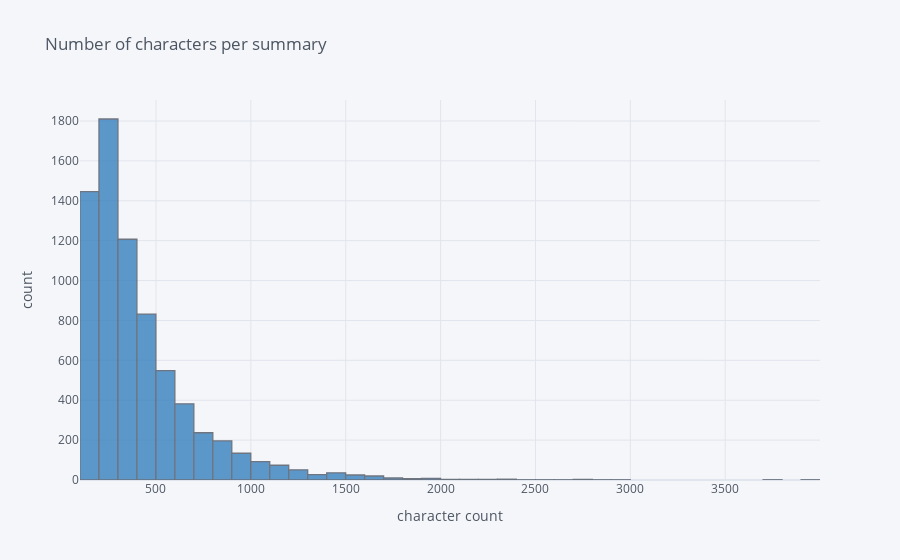
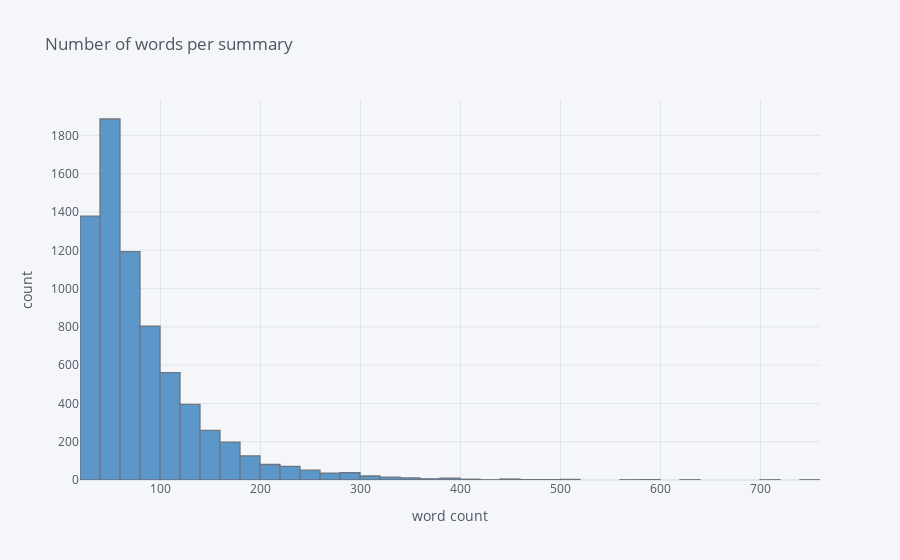
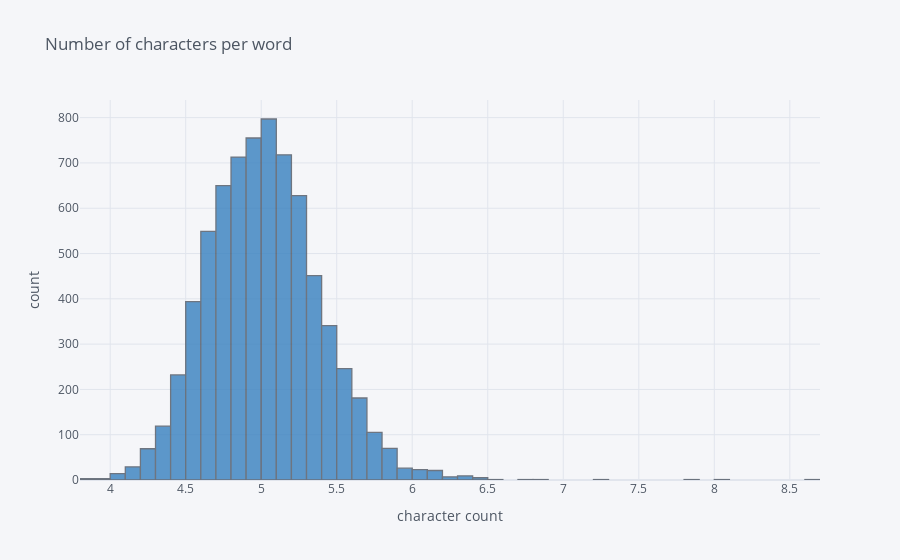

The cell these charts' notebook holds for them, in order:
### Markdown cell above
### Analysing "summaries_train" data

### Code cell
#!pip install plotly
#!pip install nbformat --upgrade
#!pip install plotly cufflinks
import cufflinks as cf
cf.go_offline()

summaries_train_df['text'].str.len().iplot(
    kind='hist',
    bins=60,
    xTitle='character count',
    yTitle='count',
    title='Number of characters per summary',
    color='blue')

summaries_train_df['text_tokenized'].apply(len).iplot(
    kind='hist',
    bins=60,
    xTitle='word count',
    yTitle='count',
    title='Number of words per summary',
    color='blue')

(summaries_train_df['text'].str.len()/summaries_train_df['text_tokenized'].apply(len)).iplot(
    kind='hist',
    bins=60,
    xTitle='character count',
    yTitle='count',
    title='Number of characters per word',
    color='blue')

### Figure 1 — Plotly figure (JSON) as saved in the notebook; plotly's stock layout.template omitted (floating-point values rounded to 4 significant figures; data arrays with more than 128 entries replaced by an {"elided": "..."} marker saying what was removed)
{"data": [{"histfunc": "count", "histnorm": "", "marker": {"color": "rgba(55, 128, 191, 1.0)", "line": {"color": "#4D5663", "width": 1.3}}, "name": "text", "nbinsx": 60, "opacity": 0.8, "orientation": "v", "type": "histogram", "x": {"elided": "7165 int values"}}], "layout": {"barmode": "overlay", "legend": {"bgcolor": "#F5F6F9", "font": {"color": "#4D5663"}}, "paper_bgcolor": "#F5F6F9", "plot_bgcolor": "#F5F6F9", "title": {"font": {"color": "#4D5663"}, "text": "Number of characters per summary"}, "xaxis": {"gridcolor": "#E1E5ED", "showgrid": true, "tickfont": {"color": "#4D5663"}, "title": {"font": {"color": "#4D5663"}, "text": "character count"}, "zerolinecolor": "#E1E5ED"}, "yaxis": {"gridcolor": "#E1E5ED", "showgrid": true, "tickfont": {"color": "#4D5663"}, "title": {"font": {"color": "#4D5663"}, "text": "count"}, "zerolinecolor": "#E1E5ED"}}}

### Figure 2 — Plotly figure (JSON) as saved in the notebook; plotly's stock layout.template omitted (floating-point values rounded to 4 significant figures; data arrays with more than 128 entries replaced by an {"elided": "..."} marker saying what was removed)
{"data": [{"histfunc": "count", "histnorm": "", "marker": {"color": "rgba(55, 128, 191, 1.0)", "line": {"color": "#4D5663", "width": 1.3}}, "name": "text_tokenized", "nbinsx": 60, "opacity": 0.8, "orientation": "v", "type": "histogram", "x": {"elided": "7165 int values"}}], "layout": {"barmode": "overlay", "legend": {"bgcolor": "#F5F6F9", "font": {"color": "#4D5663"}}, "paper_bgcolor": "#F5F6F9", "plot_bgcolor": "#F5F6F9", "title": {"font": {"color": "#4D5663"}, "text": "Number of words per summary"}, "xaxis": {"gridcolor": "#E1E5ED", "showgrid": true, "tickfont": {"color": "#4D5663"}, "title": {"font": {"color": "#4D5663"}, "text": "word count"}, "zerolinecolor": "#E1E5ED"}, "yaxis": {"gridcolor": "#E1E5ED", "showgrid": true, "tickfont": {"color": "#4D5663"}, "title": {"font": {"color": "#4D5663"}, "text": "count"}, "zerolinecolor": "#E1E5ED"}}}

### Figure 3 — Plotly figure (JSON) as saved in the notebook; plotly's stock layout.template omitted (floating-point values rounded to 4 significant figures; data arrays with more than 128 entries replaced by an {"elided": "..."} marker saying what was removed)
{"data": [{"histfunc": "count", "histnorm": "", "marker": {"color": "rgba(55, 128, 191, 1.0)", "line": {"color": "#4D5663", "width": 1.3}}, "nbinsx": 60, "opacity": 0.8, "orientation": "v", "type": "histogram", "x": {"elided": "7165 float values"}}], "layout": {"barmode": "overlay", "legend": {"bgcolor": "#F5F6F9", "font": {"color": "#4D5663"}}, "paper_bgcolor": "#F5F6F9", "plot_bgcolor": "#F5F6F9", "title": {"font": {"color": "#4D5663"}, "text": "Number of characters per word"}, "xaxis": {"gridcolor": "#E1E5ED", "showgrid": true, "tickfont": {"color": "#4D5663"}, "title": {"font": {"color": "#4D5663"}, "text": "character count"}, "zerolinecolor": "#E1E5ED"}, "yaxis": {"gridcolor": "#E1E5ED", "showgrid": true, "tickfont": {"color": "#4D5663"}, "title": {"font": {"color": "#4D5663"}, "text": "count"}, "zerolinecolor": "#E1E5ED"}}}
